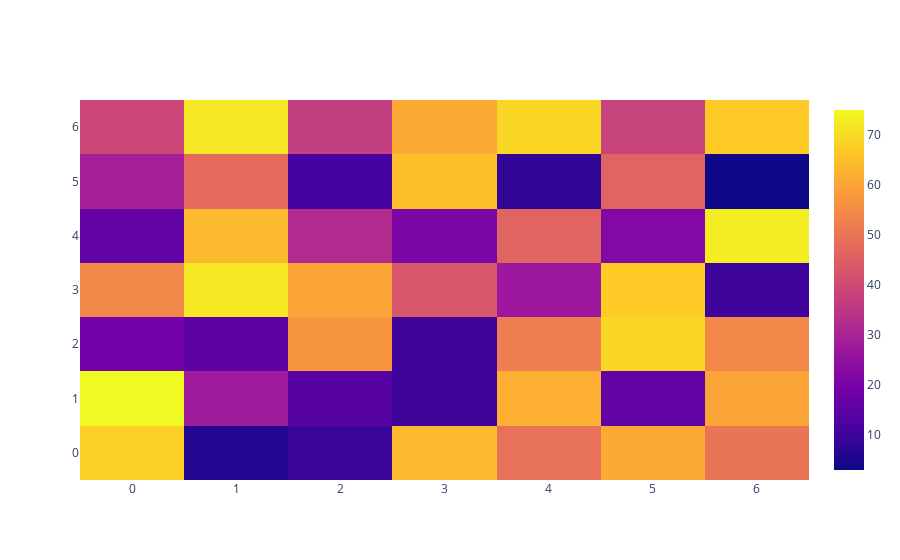

This figure's notebook cell:
### Markdown cell above
<div id="heat">
    <h2>Interacting with Heatmaps</h2>
</div>

### Code cell
np.random.seed(8)
z = np.random.randint(1,80,(7,7))

fig = go.Figure(data=go.Heatmap(z=z))
fig.show()

### Figure 1 — Plotly figure (JSON) as saved in the notebook; plotly's stock layout.template omitted (floating-point values rounded to 4 significant figures)
{"data": [{"type": "heatmap", "z": [[68, 6, 9, 64, 49, 61, 50], [75, 28, 14, 10, 62, 16, 60], [19, 15, 57, 10, 52, 69, 54], [54, 72, 60, 43, 27, 67, 10], [16, 64, 32, 21, 46, 22, 73], [29, 48, 11, 65, 8, 46, 3], [39, 72, 37, 61, 69, 38, 67]]}], "layout": {}}
